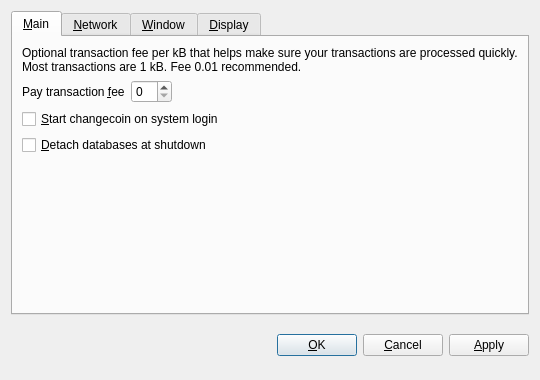
<?xml version="1.0" encoding="UTF-8"?>
<ui version="4.0">
 <class>OptionsDialog</class>
 <widget class="QDialog" name="OptionsDialog">
  <property name="geometry">
   <rect>
    <x>0</x>
    <y>0</y>
    <width>540</width>
    <height>380</height>
   </rect>
  </property>
  <property name="windowTitle">
   <string>Options</string>
  </property>
  <property name="modal">
   <bool>true</bool>
  </property>
  <layout class="QVBoxLayout" name="verticalLayout">
   <item>
    <widget class="QTabWidget" name="tabWidget">
     <property name="tabPosition">
      <enum>QTabWidget::North</enum>
     </property>
     <property name="currentIndex">
      <number>0</number>
     </property>
     <widget class="QWidget" name="tabMain">
      <attribute name="title">
       <string>&amp;Main</string>
      </attribute>
      <layout class="QVBoxLayout" name="verticalLayout_Main">
       <item>
        <widget class="QLabel" name="transactionFeeInfoLabel">
         <property name="text">
          <string>Optional transaction fee per kB that helps make sure your transactions are processed quickly. Most transactions are 1 kB. Fee 0.01 recommended.</string>
         </property>
         <property name="textFormat">
          <enum>Qt::PlainText</enum>
         </property>
         <property name="wordWrap">
          <bool>true</bool>
         </property>
        </widget>
       </item>
       <item>
        <layout class="QHBoxLayout" name="horizontalLayout_Main">
         <item>
          <widget class="QLabel" name="transactionFeeLabel">
           <property name="text">
            <string>Pay transaction &amp;fee</string>
           </property>
           <property name="textFormat">
            <enum>Qt::PlainText</enum>
           </property>
           <property name="buddy">
            <cstring>transactionFee</cstring>
           </property>
          </widget>
         </item>
         <item>
          <widget class="BitcoinAmountField" name="transactionFee"/>
         </item>
         <item>
          <spacer name="horizontalSpacer_Main">
           <property name="orientation">
            <enum>Qt::Horizontal</enum>
           </property>
           <property name="sizeHint" stdset="0">
            <size>
             <width>40</width>
             <height>20</height>
            </size>
           </property>
          </spacer>
         </item>
        </layout>
       </item>
       <item>
        <widget class="QCheckBox" name="bitcoinAtStartup">
         <property name="toolTip">
          <string>Automatically start changecoin after logging in to the system.</string>
         </property>
         <property name="text">
          <string>&amp;Start changecoin on system login</string>
         </property>
        </widget>
       </item>
       <item>
        <widget class="QCheckBox" name="detachDatabases">
         <property name="toolTip">
          <string>Detach block and address databases at shutdown. This means they can be moved to another data directory, but it slows down shutdown. The wallet is always detached.</string>
         </property>
         <property name="text">
          <string>&amp;Detach databases at shutdown</string>
         </property>
        </widget>
       </item>
       <item>
        <spacer name="verticalSpacer_Main">
         <property name="orientation">
          <enum>Qt::Vertical</enum>
         </property>
         <property name="sizeHint" stdset="0">
          <size>
           <width>20</width>
           <height>40</height>
          </size>
         </property>
        </spacer>
       </item>
      </layout>
     </widget>
     <widget class="QWidget" name="tabNetwork">
      <attribute name="title">
       <string>&amp;Network</string>
      </attribute>
      <layout class="QVBoxLayout" name="verticalLayout_Network">
       <item>
        <widget class="QCheckBox" name="mapPortUpnp">
         <property name="toolTip">
          <string>Automatically open the changecoin client port on the router. This only works when your router supports UPnP and it is enabled.</string>
         </property>
         <property name="text">
          <string>Map port using &amp;UPnP</string>
         </property>
        </widget>
       </item>
       <item>
        <widget class="QCheckBox" name="connectSocks">
         <property name="toolTip">
          <string>Connect to the changecoin network through a SOCKS proxy (e.g. when connecting through Tor).</string>
         </property>
         <property name="text">
          <string>&amp;Connect through SOCKS proxy:</string>
         </property>
        </widget>
       </item>
       <item>
        <layout class="QHBoxLayout" name="horizontalLayout_Network">
         <item>
          <widget class="QLabel" name="proxyIpLabel">
           <property name="text">
            <string>Proxy &amp;IP:</string>
           </property>
           <property name="textFormat">
            <enum>Qt::PlainText</enum>
           </property>
           <property name="buddy">
            <cstring>proxyIp</cstring>
           </property>
          </widget>
         </item>
         <item>
          <widget class="QValidatedLineEdit" name="proxyIp">
           <property name="maximumSize">
            <size>
             <width>140</width>
             <height>16777215</height>
            </size>
           </property>
           <property name="toolTip">
            <string>IP address of the proxy (e.g. 127.0.0.1)</string>
           </property>
          </widget>
         </item>
         <item>
          <widget class="QLabel" name="proxyPortLabel">
           <property name="text">
            <string>&amp;Port:</string>
           </property>
           <property name="textFormat">
            <enum>Qt::PlainText</enum>
           </property>
           <property name="buddy">
            <cstring>proxyPort</cstring>
           </property>
          </widget>
         </item>
         <item>
          <widget class="QLineEdit" name="proxyPort">
           <property name="maximumSize">
            <size>
             <width>55</width>
             <height>16777215</height>
            </size>
           </property>
           <property name="toolTip">
            <string>Port of the proxy (e.g. 9050)</string>
           </property>
          </widget>
         </item>
         <item>
          <widget class="QLabel" name="socksVersionLabel">
           <property name="text">
            <string>SOCKS &amp;Version:</string>
           </property>
           <property name="textFormat">
            <enum>Qt::PlainText</enum>
           </property>
           <property name="buddy">
            <cstring>socksVersion</cstring>
           </property>
          </widget>
         </item>
         <item>
          <widget class="QValueComboBox" name="socksVersion">
           <property name="toolTip">
            <string>SOCKS version of the proxy (e.g. 5)</string>
           </property>
          </widget>
         </item>
         <item>
          <spacer name="horizontalSpacer_Network">
           <property name="orientation">
            <enum>Qt::Horizontal</enum>
           </property>
           <property name="sizeHint" stdset="0">
            <size>
             <width>40</width>
             <height>20</height>
            </size>
           </property>
          </spacer>
         </item>
        </layout>
       </item>
       <item>
        <spacer name="verticalSpacer_Network">
         <property name="orientation">
          <enum>Qt::Vertical</enum>
         </property>
         <property name="sizeHint" stdset="0">
          <size>
           <width>20</width>
           <height>40</height>
          </size>
         </property>
        </spacer>
       </item>
      </layout>
     </widget>
     <widget class="QWidget" name="tabWindow">
      <attribute name="title">
       <string>&amp;Window</string>
      </attribute>
      <layout class="QVBoxLayout" name="verticalLayout_Window">
       <item>
        <widget class="QCheckBox" name="minimizeToTray">
         <property name="toolTip">
          <string>Show only a tray icon after minimizing the window.</string>
         </property>
         <property name="text">
          <string>&amp;Minimize to the tray instead of the taskbar</string>
         </property>
        </widget>
       </item>
       <item>
        <widget class="QCheckBox" name="minimizeOnClose">
         <property name="toolTip">
          <string>Minimize instead of exit the application when the window is closed. When this option is enabled, the application will be closed only after selecting Quit in the menu.</string>
         </property>
         <property name="text">
          <string>M&amp;inimize on close</string>
         </property>
        </widget>
       </item>
       <item>
        <spacer name="verticalSpacer_Window">
         <property name="orientation">
          <enum>Qt::Vertical</enum>
         </property>
         <property name="sizeHint" stdset="0">
          <size>
           <width>20</width>
           <height>40</height>
          </size>
         </property>
        </spacer>
       </item>
      </layout>
     </widget>
     <widget class="QWidget" name="tabDisplay">
      <attribute name="title">
       <string>&amp;Display</string>
      </attribute>
      <layout class="QVBoxLayout" name="verticalLayout_Display">
       <item>
        <layout class="QHBoxLayout" name="horizontalLayout_1_Display">
         <item>
          <widget class="QLabel" name="langLabel">
           <property name="text">
            <string>User Interface &amp;language:</string>
           </property>
           <property name="textFormat">
            <enum>Qt::PlainText</enum>
           </property>
           <property name="buddy">
            <cstring>lang</cstring>
           </property>
          </widget>
         </item>
         <item>
          <widget class="QValueComboBox" name="lang">
           <property name="toolTip">
            <string>The user interface language can be set here. This setting will take effect after restarting changecoin.</string>
           </property>
          </widget>
         </item>
        </layout>
       </item>
       <item>
        <layout class="QHBoxLayout" name="horizontalLayout_2_Display">
         <item>
          <widget class="QLabel" name="unitLabel">
           <property name="text">
            <string>&amp;Unit to show amounts in:</string>
           </property>
           <property name="textFormat">
            <enum>Qt::PlainText</enum>
           </property>
           <property name="buddy">
            <cstring>unit</cstring>
           </property>
          </widget>
         </item>
         <item>
          <widget class="QValueComboBox" name="unit">
           <property name="toolTip">
            <string>Choose the default subdivision unit to show in the interface and when sending coins.</string>
           </property>
          </widget>
         </item>
        </layout>
       </item>
       <item>
        <widget class="QCheckBox" name="displayAddresses">
         <property name="toolTip">
          <string>Whether to show changecoin addresses in the transaction list.</string>
         </property>
         <property name="text">
          <string>&amp;Display addresses in transaction list</string>
         </property>
        </widget>
       </item>
       <item>
        <widget class="QCheckBox" name="coinControlFeatures">
         <property name="toolTip">
          <string>Whether to show coin control features or not.</string>
         </property>
         <property name="text">
          <string>Display coin &amp;control features (experts only!)</string>
         </property>
        </widget>
       </item>
       <item>
        <spacer name="verticalSpacer_Display">
         <property name="orientation">
          <enum>Qt::Vertical</enum>
         </property>
         <property name="sizeHint" stdset="0">
          <size>
           <width>20</width>
           <height>40</height>
          </size>
         </property>
        </spacer>
       </item>
      </layout>
     </widget>
    </widget>
   </item>
   <item>
    <layout class="QHBoxLayout" name="horizontalLayout_Buttons">
     <item>
      <spacer name="horizontalSpacer_1">
       <property name="orientation">
        <enum>Qt::Horizontal</enum>
       </property>
       <property name="sizeHint" stdset="0">
        <size>
         <width>40</width>
         <height>48</height>
        </size>
       </property>
      </spacer>
     </item>
     <item>
      <widget class="QLabel" name="statusLabel">
       <property name="font">
        <font>
         <weight>75</weight>
         <bold>true</bold>
        </font>
       </property>
       <property name="text">
        <string/>
       </property>
       <property name="textFormat">
        <enum>Qt::PlainText</enum>
       </property>
       <property name="wordWrap">
        <bool>true</bool>
       </property>
      </widget>
     </item>
     <item>
      <spacer name="horizontalSpacer_2">
       <property name="orientation">
        <enum>Qt::Horizontal</enum>
       </property>
       <property name="sizeHint" stdset="0">
        <size>
         <width>40</width>
         <height>48</height>
        </size>
       </property>
      </spacer>
     </item>
     <item>
      <widget class="QPushButton" name="okButton">
       <property name="text">
        <string>&amp;OK</string>
       </property>
      </widget>
     </item>
     <item>
      <widget class="QPushButton" name="cancelButton">
       <property name="text">
        <string>&amp;Cancel</string>
       </property>
       <property name="autoDefault">
        <bool>false</bool>
       </property>
      </widget>
     </item>
     <item>
      <widget class="QPushButton" name="applyButton">
       <property name="text">
        <string>&amp;Apply</string>
       </property>
       <property name="autoDefault">
        <bool>false</bool>
       </property>
      </widget>
     </item>
    </layout>
   </item>
  </layout>
 </widget>
 <customwidgets>
  <customwidget>
   <class>BitcoinAmountField</class>
   <extends>QSpinBox</extends>
   <header>bitcoinamountfield.h</header>
  </customwidget>
  <customwidget>
   <class>QValueComboBox</class>
   <extends>QComboBox</extends>
   <header>qvaluecombobox.h</header>
  </customwidget>
  <customwidget>
   <class>QValidatedLineEdit</class>
   <extends>QLineEdit</extends>
   <header>qvalidatedlineedit.h</header>
  </customwidget>
 </customwidgets>
 <resources/>
 <connections/>
</ui>
